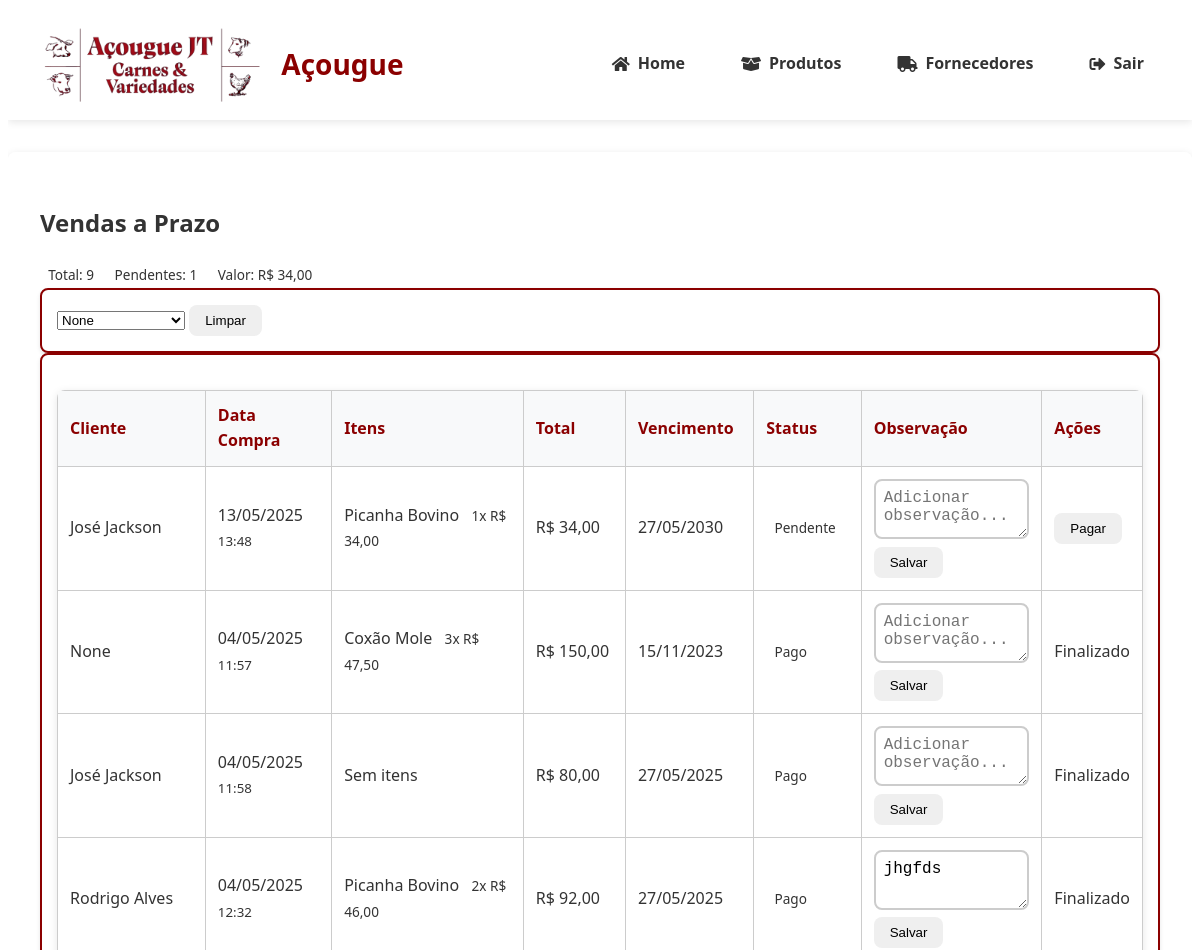
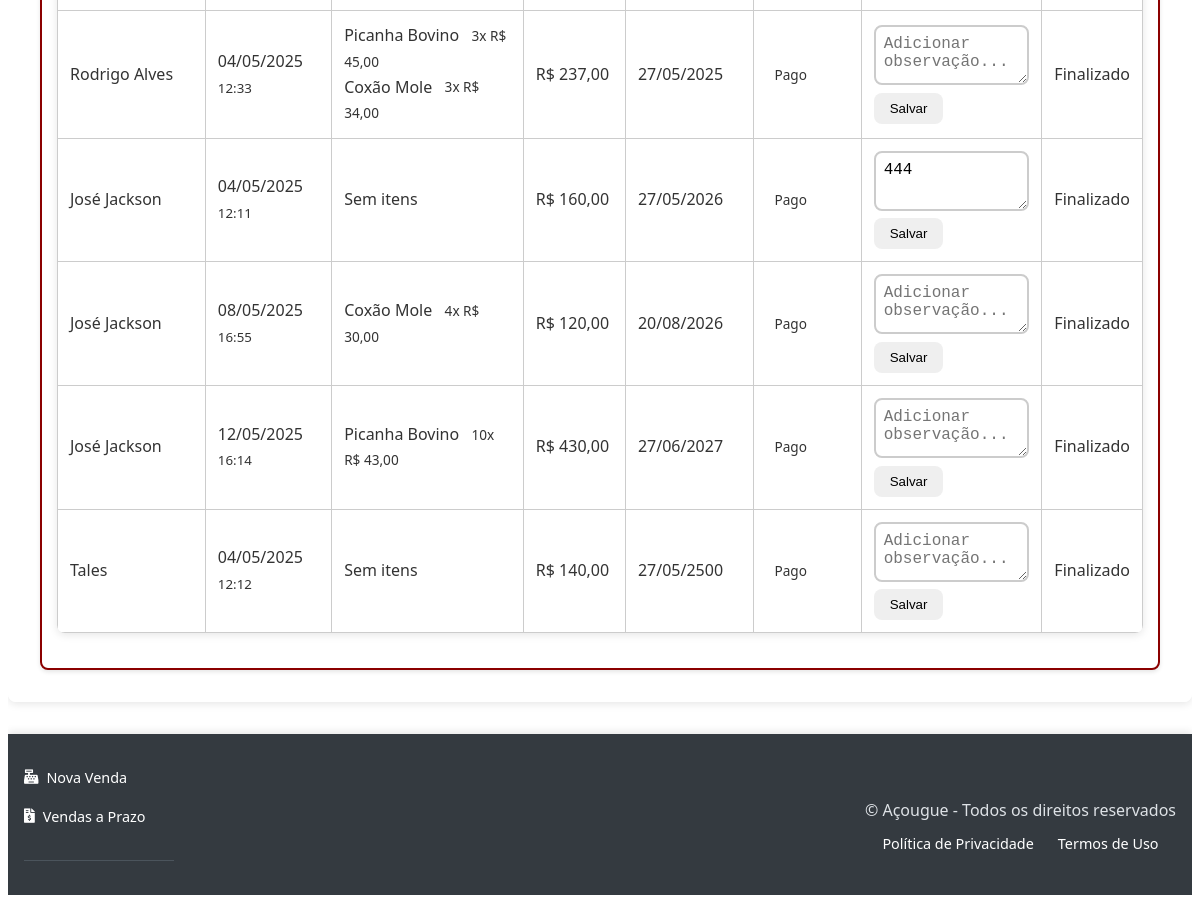
/vendas/listar_vendas_prazo (signed in), run on an earlier commit of the app's database (2 pictures, top to bottom).
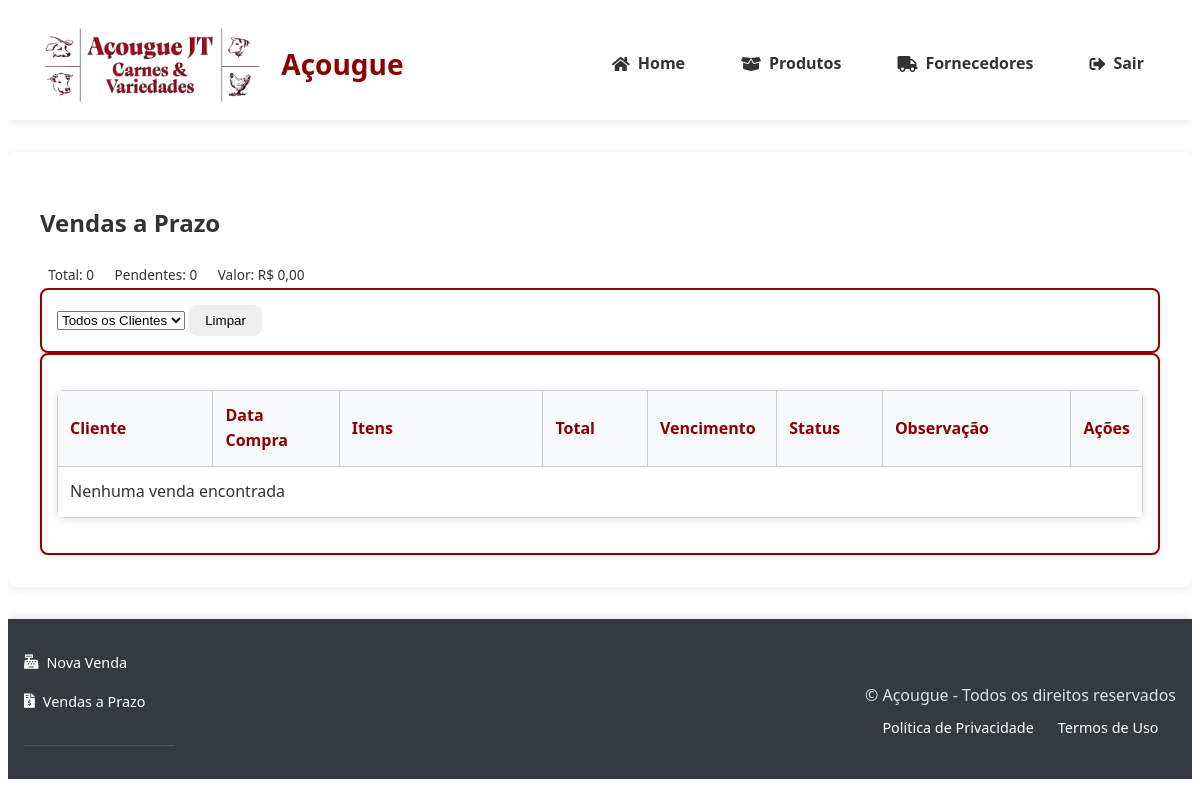
And on a later commit of the database.
### tables this page shows
CREATE TABLE venda_itens (
                id INTEGER PRIMARY KEY AUTOINCREMENT,
                venda_id TEXT NOT NULL REFERENCES vendas(id),
                produto_id INTEGER NOT NULL REFERENCES produtos(id),
                quantidade INTEGER NOT NULL,
                preco_unitario DECIMAL(10,2) NOT NULL
            );

CREATE TABLE vendas (
                id TEXT PRIMARY KEY,
                data TIMESTAMP DEFAULT CURRENT_TIMESTAMP,
                cliente_cpf TEXT,
                cliente_nome TEXT,  
                total DECIMAL(10,2) NOT NULL,
                metodo_pagamento TEXT NOT NULL,
                usuario_id INTEGER NOT NULL REFERENCES users(id) ON DELETE CASCADE,
                status_pagamento TEXT NOT NULL DEFAULT 'pago',
                data_vencimento DATE,
                observacao TEXT
            );

CREATE TABLE produtos (
                id INTEGER PRIMARY KEY AUTOINCREMENT,
                nome TEXT NOT NULL,
                descricao TEXT,
                categoria TEXT NOT NULL,
                preco DECIMAL(10,2) NOT NULL,
                quantidade INTEGER NOT NULL,
                estoque_minimo INTEGER DEFAULT 0,
                codigo_barras TEXT UNIQUE,
                foto TEXT,
                fornecedor_id INTEGER REFERENCES fornecedores(id) ON DELETE SET NULL,
                data_validade DATE,
                created_at TIMESTAMP DEFAULT CURRENT_TIMESTAMP,
                updated_at TIMESTAMP DEFAULT CURRENT_TIMESTAMP,
                tipo_venda TEXT NOT NULL DEFAULT 'unidade'
            );

### app.py (the view)
@app.route('/vendas/listar_vendas_prazo')
@login_required
@role_required('gerente')
def listar_vendas_prazo():
    letra_filter = request.args.get('letra', '').upper()
    cliente_filter = request.args.get('cliente_filter')
    vendas, clientes, total_vendas, total_pendentes, total_valor_pendente = \
        fetch_vendas_prazo(cliente_filter, letra_filter)
    return render_template(
        'vendas/listar_vendas_prazo.html',
        vendas=vendas,
        total_vendas=total_vendas,
        total_pendentes=total_pendentes,
        total_valor_pendente=total_valor_pendente,
        clientes=clientes
    )

### app.py (called while the page is built)
@app.template_filter('format_currency')
def format_currency(value):
    try:
        return f"R$ {float(value):,.2f}".replace(",", "X").replace(".", ",").replace("X", ".")
    except (ValueError, TypeError):
        return "R$ 0,00"

### banco_dados.py (called while the page is built)
@contextmanager
def get_db_connection():
    conn = sqlite3.connect(DB_PATH)
    conn.row_factory = sqlite3.Row
    conn.execute("PRAGMA foreign_keys = ON")
    try:
        yield conn
    finally:
        conn.close()

### templates/vendas/listar_vendas_prazo.html (shortened to what the changed rows need)
{% extends 'base.html' %}
{% block content %}
<div class="container-fluid px-4">
    <div class="d-flex justify-content-between align-items-center mb-4">
        <h2 class="mb-0">Vendas a Prazo</h2>
        <div class="total-info d-flex gap-2">
            <span class="badge bg-primary fs-6">Total: {{ total_vendas }}</span>
            <span class="badge bg-warning text-dark fs-6">Pendentes: {{ total_pendentes }}</span>
            <span class="badge bg-danger fs-6">Valor: {{ total_valor_pendente|format_currency }}</span>
        </div>
    </div>
    <div class="card mb-4 shadow-sm">
        <div class="card-body py-2">
            <form method="GET" action="{{ url_for('listar_vendas_prazo') }}">
                <div class="input-group">
                    <select name="cliente_filter"
                            class="form-select"
                            onchange="this.form.submit()"
                            title="Filtrar por cliente específico">
                        <option value="">Todos os Clientes</option>
                        {% for cliente in clientes %}
                            <option value="{{ cliente }}"
                                {% if request.args.get('cliente_filter') == cliente %}selected{% endif %}>
                                {{ cliente }}
                            </option>
                        {% endfor %}
                    </select>
                    <button type="button"
                            class="btn btn-outline-secondary"
                            onclick="this.form.cliente_filter.value=''; this.form.submit()"
                            title="Remover filtro de cliente">
                        Limpar
                    </button>
                </div>
            </form>
        </div>
    </div>
    <div class="card shadow-lg">
        <div class="card-body p-0">
            <div class="table-responsive">
                <table class="table table-hover align-middle mb-0">
                    <thead class="table-light">
                        <tr>
                            <th style="width: 15%">Cliente</th>
                            <th style="width: 12%">Data Compra</th>
                            <th style="width: 20%">Itens</th>
                            <th class="text-end" style="width: 10%">Total</th>
                            <th style="width: 12%">Vencimento</th>
                            <th style="width: 10%">Status</th>
                            <th style="width: 18%">Observação</th>
                            <th style="width: 13%">Ações</th>
                        </tr>
                    </thead>
                    <tbody>
                        {% for venda in vendas %}
                        <tr class="{% if venda.vencida %}table-warning{% endif %}">
                            <td class="fw-semibold">{{ venda.cliente_nome }}</td>
                            <td>
                                <div class="text-secondary">
                                    {{ venda.data.strftime('%d/%m/%Y') if venda.data else '-' }}
                                </div>
                                <small class="text-muted">
                                    {{ venda.data.strftime('%H:%M') if venda.data else '' }}
                                </small>
                            </td>
                            <td>
                                {% if venda.itens %}
                                <div class="d-flex flex-column gap-1">
                                    {% for item in venda.itens %}
                                    <div class="d-flex justify-content-between">
                                        <span class="text-truncate" style="max-width: 120px">{{ item.nome }}</span>
                                        <span class="badge bg-light text-dark">
                                            {{ item.quantidade }}x {{ item.preco_unitario|format_currency }}
                                        </span>
                                    </div>
                                    {% endfor %}
                                </div>
                                {% else %}
                                <span class="text-muted fst-italic">Sem itens</span>
                                {% endif %}
                            </td>
                            <td class="text-end fw-bold text-success">
                                {{ venda.total|format_currency }}
                            </td>
                            <td>
                                <div class="d-flex align-items-center gap-1">
                                    {{ venda.data_vencimento.strftime('%d/%m/%Y') if venda.data_vencimento else '-' }}
                                </div>
                            </td>
                            <td>
                                <span class="badge rounded-pill bg-{% if venda.status_pagamento == 'pendente' %}warning{% else %}success{% endif %}">
                                    {{ 'Pendente' if venda.status_pagamento == 'pendente' else 'Pago' }}
                                </span>
                            </td>
                            <td>
                                <form method="POST" action="{{ url_for('adicionar_observacao_venda_prazo', venda_id=venda.id) }}">
                                    <div class="input-group">
                                        <textarea name="observacao"
                                                  class="form-control form-control-sm"
                                                  rows="2"
                                                  placeholder="Adicionar observação..."
                                                  style="min-height: 60px">{{ venda.observacao or '' }}</textarea>
                                    </div>
                                    <button type="submit" class="btn btn-sm btn-primary mt-1 w-100">
                                        Salvar
                                    </button>
                                </form>
                            </td>
                            <td class="text-center">
                                {% if venda.status_pagamento == 'pendente' %}
                                <form method="POST" action="{{ url_for('pagar_venda_prazo', venda_id=venda.id) }}">
                                    <button type="submit" class="btn btn-sm btn-success w-100">
                                        Pagar
                                    </button>
                                </form>
                                {% else %}
                                <span class="text-muted small">Finalizado</span>
                                {% endif %}
                            </td>
                        </tr>
                        {% else %}
                        <tr>
                            <td colspan="8" class="text-center py-4">
                                <div class="text-muted fst-italic">
                                    Nenhuma venda encontrada
                                </div>
                            </td>
                        </tr>
                        {% endfor %}
                    </tbody>
                </table>
            </div>
        </div>
    </div>
</div>
{% endblock %}

What changed in the data, as far as the page shows it:
removed venda_itens: cliente_nome "José Jackson", data "13/05/2025", data "13:48", nome "Picanha Bovino", quantidade "1", preco_unitario "R$ 34,00", total "R$ 34,00", data_vencimento "27/05/2030"
removed vendas: status_pagamento "Pendente"
removed venda_itens: cliente_nome "None", data "04/05/2025", data "11:57", nome "Coxão Mole", quantidade "3", preco_unitario "R$ 47,50", total "R$ 150,00", data_vencimento "15/11/2023", shows "Finalizado"
removed vendas: status_pagamento "Pago"
removed vendas: cliente_nome "José Jackson", data "04/05/2025", data "11:58", shows "Sem itens", total "R$ 80,00", data_vencimento "27/05/2025", status_pagamento "Pago", shows "Finalizado"
removed venda_itens: cliente_nome "Rodrigo Alves", data "04/05/2025", data "12:32", nome "Picanha Bovino", quantidade "2", preco_unitario "R$ 46,00", total "R$ 92,00", data_vencimento "27/05/2025", observacao "jhgfds", shows "Finalizado"
removed vendas: status_pagamento "Pago"
removed venda_itens: cliente_nome "Rodrigo Alves", data "04/05/2025", data "12:33", nome "Coxão Mole", quantidade "3", preco_unitario "R$ 34,00", total "R$ 237,00", data_vencimento "27/05/2025", shows "Finalizado"
removed venda_itens: nome "Picanha Bovino", quantidade "3", preco_unitario "R$ 45,00", shown under "Rodrigo Alves"
removed vendas: status_pagamento "Pago"
removed vendas: cliente_nome "José Jackson", data "04/05/2025", data "12:11", shows "Sem itens", total "R$ 160,00", data_vencimento "27/05/2026", status_pagamento "Pago", observacao "444", shows "Finalizado"
removed venda_itens: cliente_nome "José Jackson", data "08/05/2025", data "16:55", nome "Coxão Mole", quantidade "4", preco_unitario "R$ 30,00", total "R$ 120,00", data_vencimento "20/08/2026", shows "Finalizado"
removed vendas: status_pagamento "Pago"
removed venda_itens: cliente_nome "José Jackson", data "12/05/2025", data "16:14", nome "Picanha Bovino", quantidade "10", preco_unitario "R$ 43,00", total "R$ 430,00", data_vencimento "27/06/2027", shows "Finalizado"
removed vendas: status_pagamento "Pago"
removed vendas: cliente_nome "Tales", data "04/05/2025", data "12:12", shows "Sem itens", total "R$ 140,00", data_vencimento "27/05/2500", status_pagamento "Pago", shows "Finalizado"
Also different on the page:
{{ total_vendas }}: "9" → "0"
{{ total_pendentes }}: "1" → "0"
{{ total_valor_pendente|format_currency }}: "R$ 34,00" → "R$ 0,00"
form field cliente_filter: "None" → "Todos os Clientes"
text now shown: "Nenhuma venda encontrada"
